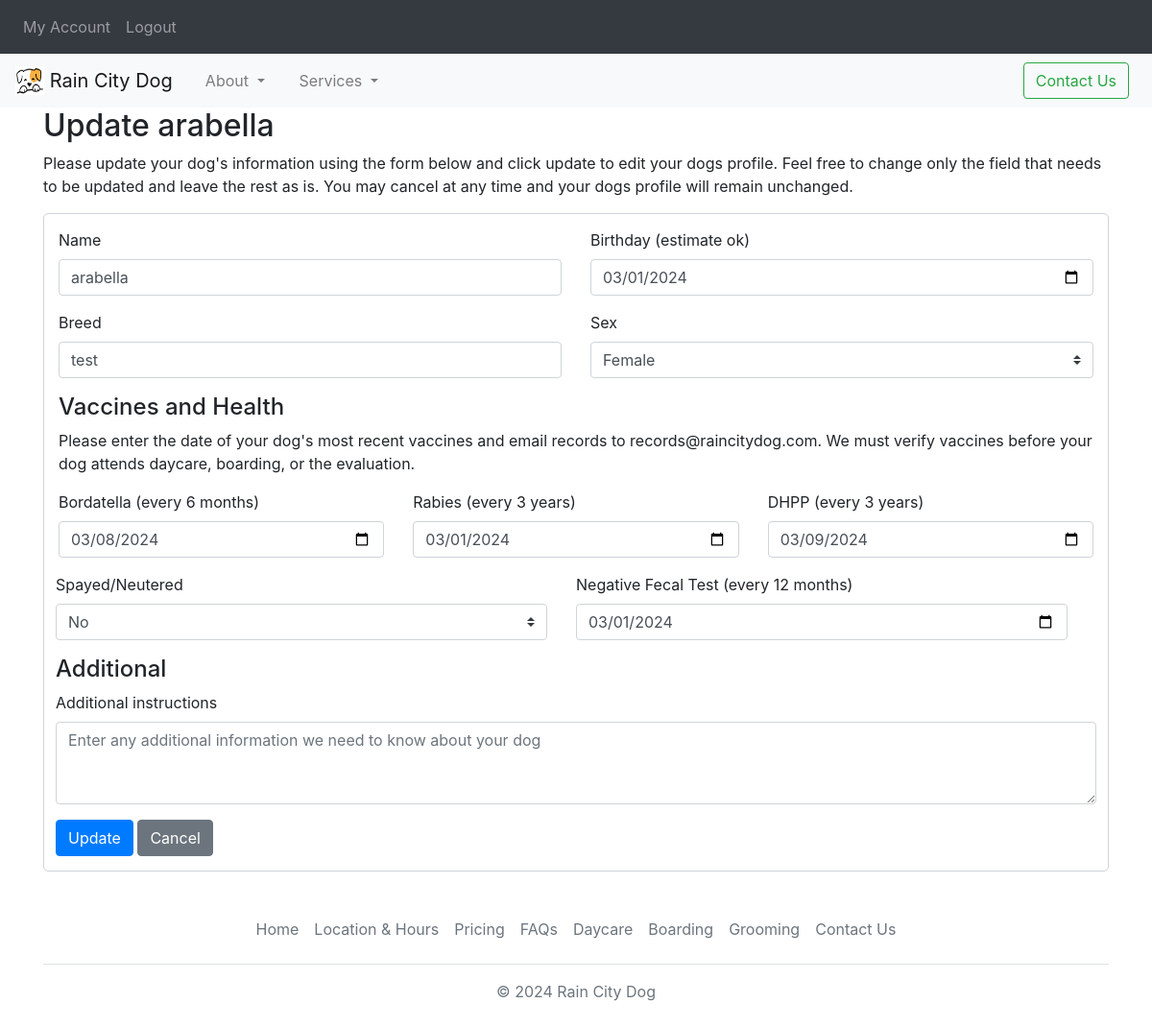
/update-dog/11 (signed in), run on the app's committed database.
### website/models.py (models this page shows)
class Dog(db.Model):
    id = db.Column(db.Integer, primary_key=True)
    user_id = db.Column(db.Integer, db.ForeignKey('user.id'))
    name = db.Column(db.String(150))
    birthday = db.Column(db.Date)
    breed = db.Column(db.String(75))
    sex = db.Column(db.String(10))
    bordatella = db.Column(db.Date)
    rabies = db.Column(db.Date)
    dhpp = db.Column(db.Date)
    altered = db.Column(db.String(5))
    fecal_test = db.Column(db.Date)
    notes = db.Column(db.String(10000))

### website/views.py (the view)
@views.route('/update-dog/<int:dog_id>', methods=['GET', 'POST'])
@login_required
def update_dog(dog_id):
    dog = Dog.query.get_or_404(dog_id)
    if request.method == 'POST':
        update_dog_info(dog)
        flash('Dog information updated successfully!', category='success')
        return redirect(url_for('views.home'))
    return render_template('update_dog.html', dog=dog, user=current_user)

### website/__init__.py (called while the page is built)
def create_app():
    app = Flask(__name__)
    app.config['SECRET_KEY'] = 'sadkljfas asksldl'
    app.config['SQLALCHEMY_DATABASE_URI'] = f'sqlite:///{DB_NAME}'
    db.init_app(app)
    from .views import views
    from .auth import auth
    from .models import User, Dog
    app.register_blueprint(views, url_prefix='/')
    app.register_blueprint(auth, url_prefix='/')
    with app.app_context():
        db.create_all()
    login_manager = LoginManager()
    login_manager.login_view = 'auth.login'
    login_manager.init_app(app)
    @login_manager.user_loader
    def load_user(id):
        return User.query.get(int(id))
    return app

### website/templates/update_dog.html (shortened to what this page needs)
{% extends "base.html" %}
{% block content%}
     <h2>Update {{dog.name}}</h2>
        <p>Please update your dog's information using the form below and click update to edit your dogs profile.
          Feel free to change only the field that needs to be updated and leave the rest as is. You may cancel at any
        time and your dogs profile will remain unchanged. </p>
  <form class="form-newdog" method="POST" enctype="multipart/form-data">
    <div class="row">
    <div class="col">
  <div class="form-group">
    <label for="name">Name</label>
    <input type="text" class="form-control" id="name" name="name" placeholder="Enter your dog's name" value="{{ dog.name }}" required>
  </div>
    </div>
    <div class="col">
      <div class="form-group">
    <label for="birthday">Birthday (estimate ok)</label>
    <input type="date" class="form-control" id="birthday" name="birthday" value="{{ dog.birthday }}" required>
  </div>
    </div>
    </div>
      <div class="row">
    <div class="col">
    <div class="form-group">
    <label for="breed">Breed</label>
    <input type="text" class="form-control" id="breed" name="breed" placeholder="Enter your dog's breed" value="{{ dog.breed }}" required>
  </div>
    </div>
    <div class="col">
  <div class="form-group">
    <label for="sex">Sex</label>
       <select class="custom-select" id="sex" name="sex" required>
         <option value="female" {% if dog.sex =="female" %} selected {% endif %}>Female</option>
      </select>
  </div>
    </div>
      </div>
    <h4>Vaccines and Health</h4>
    <p>Please enter the date of your dog's most recent vaccines and email records to records@raincitydog.com. We must verify vaccines before your dog attends daycare, boarding, or the evaluation. </p>
    <div class="row">
    <div class="col">
    <div class="form-group">
    <label for="bordatella">Bordatella (every 6 months)</label>
    <input type="date" class="form-control" id="bordatella" name="bordatella" value="{{ dog.bordatella }}" required>
  </div>
    </div>
    <div class="col">
    <div class="form-group">
    <label for="rabies">Rabies (every 3 years)</label>
    <input type="date" class="form-control" id="rabies" name="rabies" value="{{ dog.rabies }}" required>
  </div>
    </div>
    <div class="col">
    <div class="form-group">
    <label for="dhpp">DHPP (every 3 years)</label>
    <input type="date" class="form-control" id="dhpp" name="dhpp" value="{{ dog.dhpp }}" required>
  </div>
    </div>
    <div class="row">
    <div class="col">
    <div class="form-group">
    <label for="altered">Spayed/Neutered</label>
      <select class="custom-select" id="altered" name="altered" required>
          <option value="false" {% if dog.altered == "false" %} selected {% endif %}>No</option>
      </select>
    </div>
    </div>
    <div class="col">
     <div class="form-group">
    <label for="fecalTest">Negative Fecal Test (every 12 months)</label>
    <input type="date" class="form-control" id="fecalTest" name="fecalTest" value="{{ dog.fecal_test }}" required>
  </div>
    </div>
    </div>
    <h4>Additional</h4>
    <div class="form-group">
    <label for="notes">Additional instructions</label>
    <textarea class="form-control" id="notes" name="notes" placeholder="Enter any additional information we need to know about your dog" rows="3"></textarea>
  </div>
    <div align="left">
    <button type="submit" class="btn btn-primary" onclick="return confirm('Are you sure you want to update?')" >Update</button>
      <a href="{{ url_for('views.home') }}" class="btn btn-secondary">Cancel</a>
  </div>
    </div>
</form>
{% endblock %}

### data on the page
Dog: name "arabella", birthday "03/01/2024", breed "test", sex "Female", bordatella "03/08/2024", rabies "03/01/2024", dhpp "03/09/2024", altered "No", fecalTest "03/01/2024"
